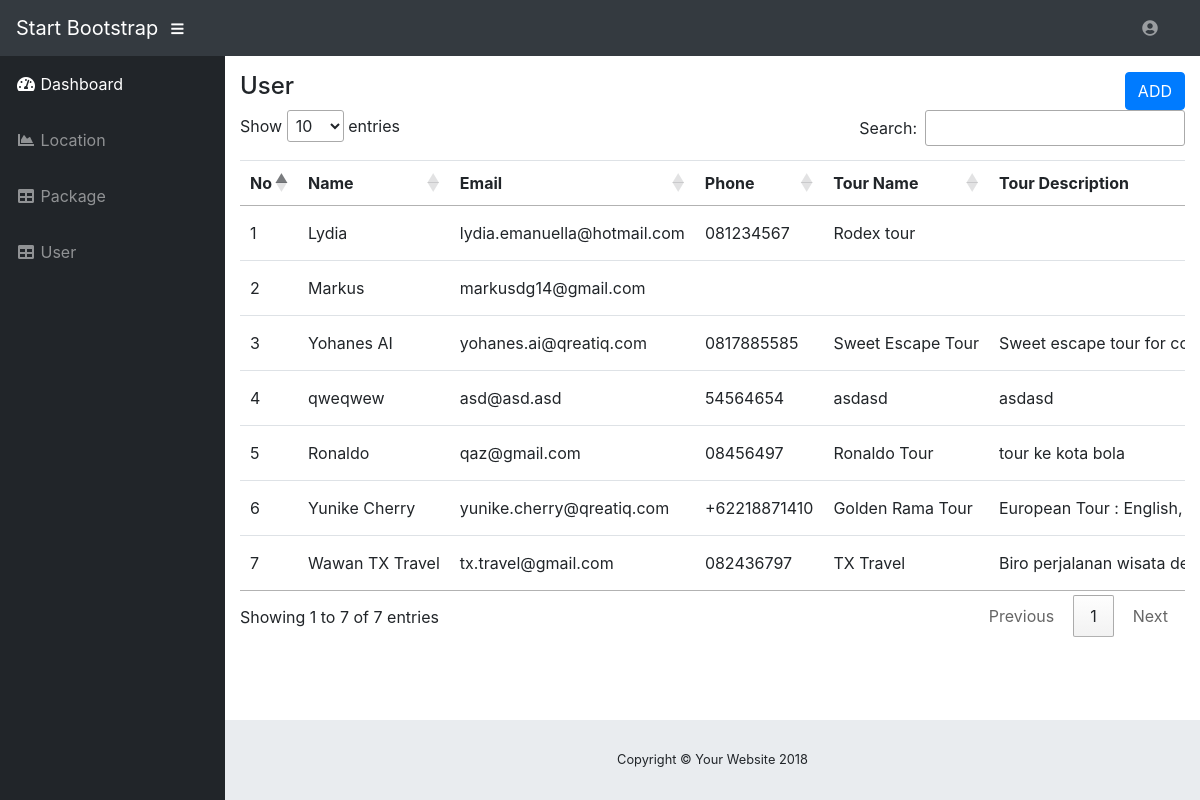
The page /admin/user.php (signed in) on the database its author committed.
### tables this page shows
CREATE TABLE `m_user` (
  `id` int(11) NOT NULL,
  `email` varchar(100) NOT NULL,
  `password` varchar(100) DEFAULT NULL,
  `name` varchar(100) DEFAULT NULL,
  `phone` varchar(100) DEFAULT NULL
);

CREATE TABLE `m_tour` (
  `id` int(11) NOT NULL,
  `name` varchar(100) NOT NULL,
  `description` varchar(100) DEFAULT NULL,
  `address` varchar(100) DEFAULT NULL,
  `phone` varchar(100) DEFAULT NULL,
  `user_id` int(11) NOT NULL,
  `url_photo` varchar(100) DEFAULT NULL,
  `mime_photo` varchar(100) DEFAULT NULL
);

### admin/user.php (the view, shortened to what this page needs)
<?php
  include "../controller/connection.php";
  $sql="select * from m_user where email!='admin@admin.com'";
  $query=mysqli_query($conn,$sql);
  $arrUser=[];
  while($row = mysqli_fetch_assoc($query)){
    $sql="select * from m_tour where user_id=".$row['id'];
    $query1=mysqli_query($conn,$sql);
    $row['tour']=mysqli_fetch_assoc($query1);
    array_push($arrUser,$row);
  }
?>
<?php include "../layout/baseHeader.php" ?>
<div class="container-fluid">
  <div class="row">
    <div class="col-sm-6">
      <h4>User</h4>
    </div>
    <div class="col-sm-6">
      <button type="button" class="btn btn-primary float-right" data-toggle="modal" data-target="#addModal">
        ADD
      </button>
    </div>
    <div class="col-sm-12">
      <div class="table-responsive">
        <table class="table nowrap" id="table" width="100%" cellspacing="0">
          <thead>
            <tr>
              <th>No</th>
              <th>Name</th>
              <th class="hide-mobile">Email</th>
              <th class="hide-mobile">Phone</th>
              <th class="hide-mobile">Tour Name</th>
              <th class="hide-mobile">Tour Description</th>
            </tr>
          </thead>
          <tbody>
            <?php foreach($arrUser as $key=>$user){ ?>
              <tr>
                <td><?= $key+1 ?></td>
                <td><?= $user['name'] ?></td>
                <td class="hide-mobile"><?= $user['email'] ?></td>
                <td class="hide-mobile"><?= $user['phone'] ?></td>
                <td class="hide-mobile"><?= $user['tour']['name'] ?></td>
                <td class="hide-mobile"><?= $user['tour']['description'] ?></td>
              </tr>
            <?php } ?>
          </tbody>
        </table>
      </div>
    </div>
  </div>
</div>
<?php include "../layout/baseFooter.php" ?>

### css/sb-admin.css (style rules this page uses)
html { position: relative; min-height: 100%; }
body { height: 100%; }
:root { --input-padding-x: 0.75rem; --input-padding-y: 0.75rem; }

### rows shown on the page
m_user: name "Lydia", email "lydia.emanuella@hotmail.com", phone "081234567"
m_tour: name "Rodex tour"
m_user: name "Markus", email "markusdg14@gmail.com"
m_user: name "Yohanes AI", email "yohanes.ai@qreatiq.com", phone "0817885585"
m_tour: name "Sweet Escape Tour", description "Sweet escape tour for…"
m_user: name "qweqwew", email "asd@asd.asd", phone "54564654"
m_tour: name "asdasd", description "asdasd"
m_user: name "Ronaldo", email "qaz@gmail.com", phone "08456497"
m_tour: name "Ronaldo Tour", description "tour ke kota bola"
m_user: name "Yunike Cherry", email "yunike.cherry@qreatiq.com", phone "+62218871410"
m_tour: name "Golden Rama Tour", description "European Tour : English,…"
m_user: name "Wawan TX Travel", email "tx.travel@gmail.com", phone "082436797"
m_tour: name "TX Travel", description "Biro perjalanan wisata…"
